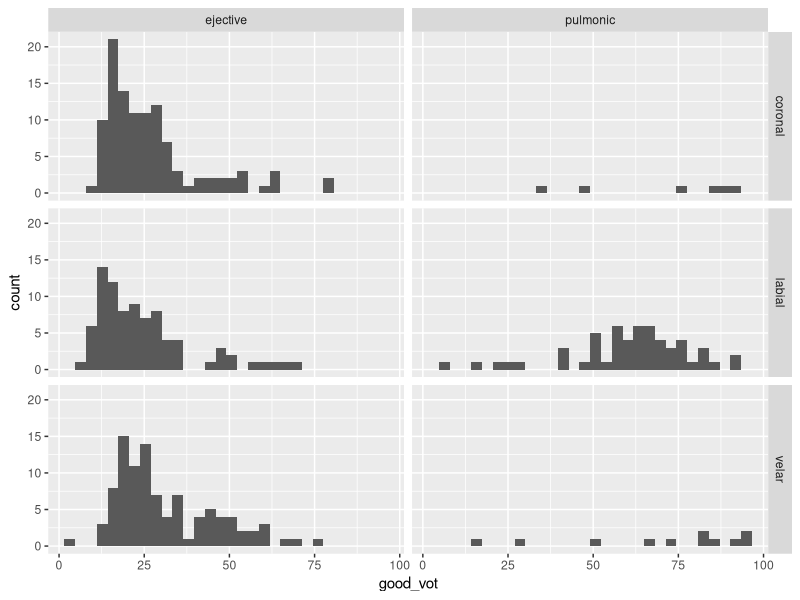
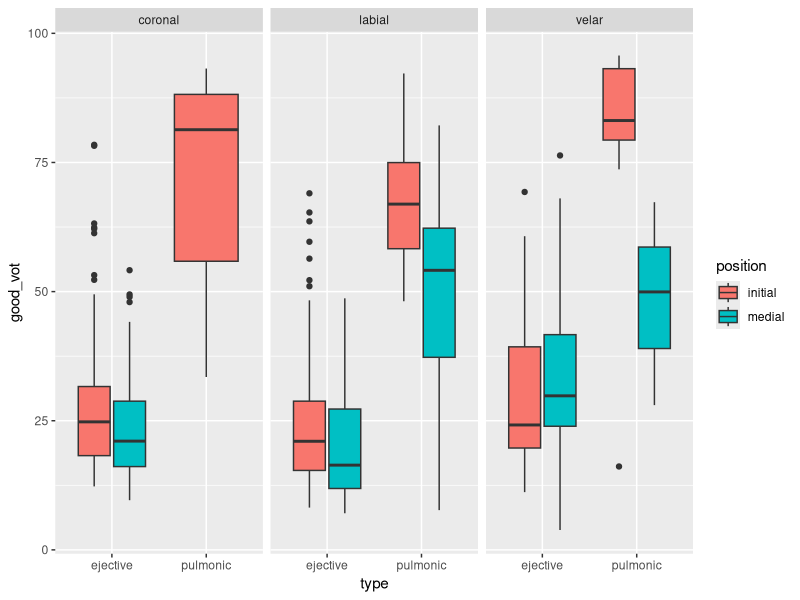

Here is the R script that generated these plots, in order:
## ---- chunk 1
library(dplyr)
library(ggplot2)
## ---- chunk 2
mon.data <- readr::read_delim("log_vot_measures_s08.txt", " ")
mon.data_ <- mon.data %>%
  select(type, place, position, good_vot) %>%
  filter(good_vot >= 0 & good_vot <= 100) 

#mon.subset <- dplyr::filter(mon.subset, vowel == c("a", "e", "i"))
mon.data_$objet <- paste(mon.data_$place, mon.data_$type, mon.data_$position)

comparaison.des.vot_B <- mon.data_ %>%
    group_by(place, type, position) %>%
    add_count(place, type, position) %>%
    summarise_all(funs(mean, sd))

ggplot(mon.data_, aes(x = good_vot)) + 
  geom_histogram() + 
  facet_grid(place ~ type)

#write.table(x = comparaison.des.vot, file = "comparaison_VOT.txt", sep = "\t", col.names = T, row.names = F, quote = F)
## ---- chunk 3
ggplot(mon.data_, aes(x = type, y = good_vot, fill = position)) +
  geom_boxplot() +
  facet_grid(. ~ place)
## ---- chunk 4
bigger.data_cei <- as_tibble(sample(x = mon.data_$good_vot[mon.data_$place=="coronal" & mon.data_$type=="ejective" & mon.data_$position=="initial"], size = 400, replace = T))
bigger.data_cei$place <- "coronal"
bigger.data_cei$type <- "ejective"
bigger.data_cei$position <- "initial"

bigger.data_cem <- as_tibble(sample(x = mon.data_$good_vot[mon.data_$place=="coronal" & mon.data_$type=="ejective" & mon.data_$position=="medial"], size = 400, replace = T))
bigger.data_cem$place <- "coronal"
bigger.data_cem$type <- "ejective"
bigger.data_cem$position <- "medial"

###

bigger.data_lei <- as_tibble(sample(x = mon.data_$good_vot[mon.data_$place=="labial" & mon.data_$type=="ejective" & mon.data_$position=="initial"], size = 400, replace = T))
bigger.data_lei$place <- "labial"
bigger.data_lei$type <- "ejective"
bigger.data_lei$position <- "initial"

bigger.data_lem <- as_tibble(sample(x = mon.data_$good_vot[mon.data_$place=="labial" & mon.data_$type=="ejective" & mon.data_$position=="medial"], size = 400, replace = T))
bigger.data_lem$place <- "labial"
bigger.data_lem$type <- "ejective"
bigger.data_lem$position <- "medial"

###

bigger.data_vei <- as_tibble(sample(x = mon.data_$good_vot[mon.data_$place=="velar" & mon.data_$type=="ejective" & mon.data_$position=="initial"], size = 400, replace = T))
bigger.data_vei$place <- "velar"
bigger.data_vei$type <- "ejective"
bigger.data_vei$position <- "initial"

bigger.data_vem <- as_tibble(sample(x = mon.data_$good_vot[mon.data_$place=="velar" & mon.data_$type=="ejective" & mon.data_$position=="medial"], size = 400, replace = T))
bigger.data_vem$place <- "velar"
bigger.data_vem$type <- "ejective"
bigger.data_vem$position <- "medial"

bigger.data_labial <- bind_rows(bigger.data_lem, bigger.data_lei) 
bigger.data_velar <- bind_rows(bigger.data_vei, bigger.data_vem)
bigger.data_coronal <- bind_rows(bigger.data_cei, bigger.data_cem)

bigger.data <- bind_rows(bigger.data_coronal, bigger.data_labial, bigger.data_velar)

mon.plot <- ggplot(bigger.data, aes(x = type, y = value, fill = position)) +
  geom_boxplot() +
  facet_grid(. ~ place)
